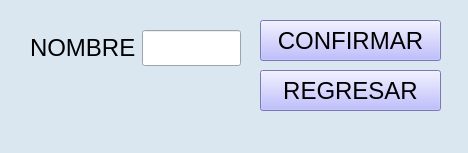
<?xml version="1.0" encoding="UTF-8"?>
<ui version="4.0">
 <class>AgregarC</class>
 <widget class="QMainWindow" name="AgregarC">
  <property name="geometry">
   <rect>
    <x>0</x>
    <y>0</y>
    <width>468</width>
    <height>153</height>
   </rect>
  </property>
  <property name="palette">
   <palette>
    <active>
     <colorrole role="Base">
      <brush brushstyle="SolidPattern">
       <color alpha="255">
        <red>255</red>
        <green>255</green>
        <blue>255</blue>
       </color>
      </brush>
     </colorrole>
     <colorrole role="Window">
      <brush brushstyle="SolidPattern">
       <color alpha="255">
        <red>218</red>
        <green>231</green>
        <blue>240</blue>
       </color>
      </brush>
     </colorrole>
    </active>
    <inactive>
     <colorrole role="Base">
      <brush brushstyle="SolidPattern">
       <color alpha="255">
        <red>255</red>
        <green>255</green>
        <blue>255</blue>
       </color>
      </brush>
     </colorrole>
     <colorrole role="Window">
      <brush brushstyle="SolidPattern">
       <color alpha="255">
        <red>218</red>
        <green>231</green>
        <blue>240</blue>
       </color>
      </brush>
     </colorrole>
    </inactive>
    <disabled>
     <colorrole role="Base">
      <brush brushstyle="SolidPattern">
       <color alpha="255">
        <red>218</red>
        <green>231</green>
        <blue>240</blue>
       </color>
      </brush>
     </colorrole>
     <colorrole role="Window">
      <brush brushstyle="SolidPattern">
       <color alpha="255">
        <red>218</red>
        <green>231</green>
        <blue>240</blue>
       </color>
      </brush>
     </colorrole>
    </disabled>
   </palette>
  </property>
  <property name="windowTitle">
   <string>Agregar</string>
  </property>
  <widget class="QWidget" name="centralwidget">
   <widget class="QWidget" name="formLayoutWidget">
    <property name="geometry">
     <rect>
      <x>30</x>
      <y>30</y>
      <width>211</width>
      <height>80</height>
     </rect>
    </property>
    <layout class="QFormLayout" name="formLayout">
     <item row="0" column="0">
      <widget class="QLabel" name="lblNombre">
       <property name="font">
        <font>
         <pointsize>18</pointsize>
        </font>
       </property>
       <property name="text">
        <string>NOMBRE</string>
       </property>
      </widget>
     </item>
     <item row="0" column="1">
      <widget class="QLineEdit" name="txtNombreAC">
       <property name="font">
        <font>
         <pointsize>18</pointsize>
        </font>
       </property>
      </widget>
     </item>
    </layout>
   </widget>
   <widget class="QPushButton" name="btnConfirmarAC">
    <property name="geometry">
     <rect>
      <x>260</x>
      <y>20</y>
      <width>181</width>
      <height>41</height>
     </rect>
    </property>
    <property name="font">
     <font>
      <pointsize>18</pointsize>
     </font>
    </property>
    <property name="cursor">
     <cursorShape>PointingHandCursor</cursorShape>
    </property>
    <property name="styleSheet">
     <string notr="true">background-color: rgb(170, 170, 255);</string>
    </property>
    <property name="text">
     <string>CONFIRMAR</string>
    </property>
    <property name="icon">
     <iconset>
      <normaloff>../assets/images necesarias/firmar.png</normaloff>../assets/images necesarias/firmar.png</iconset>
    </property>
    <property name="iconSize">
     <size>
      <width>32</width>
      <height>32</height>
     </size>
    </property>
   </widget>
   <widget class="QPushButton" name="btnRegresarAC">
    <property name="geometry">
     <rect>
      <x>260</x>
      <y>70</y>
      <width>181</width>
      <height>41</height>
     </rect>
    </property>
    <property name="font">
     <font>
      <pointsize>18</pointsize>
     </font>
    </property>
    <property name="cursor">
     <cursorShape>PointingHandCursor</cursorShape>
    </property>
    <property name="styleSheet">
     <string notr="true">background-color: rgb(170, 170, 255);</string>
    </property>
    <property name="text">
     <string>REGRESAR</string>
    </property>
    <property name="icon">
     <iconset>
      <normaloff>../assets/images inventario/flecha-hacia-atras.png</normaloff>../assets/images inventario/flecha-hacia-atras.png</iconset>
    </property>
    <property name="iconSize">
     <size>
      <width>25</width>
      <height>25</height>
     </size>
    </property>
   </widget>
  </widget>
 </widget>
 <resources/>
 <connections/>
</ui>
